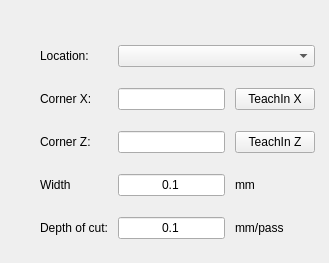
   <widget class="QWidget" name="pageChamfer">
    <widget class="QWidget" name="gridLayoutWidget_8">
     <property name="geometry">
      <rect>
       <x>35</x>
       <y>30</y>
       <width>285</width>
       <height>224</height>
      </rect>
     </property>
     <layout class="QGridLayout" name="gridLayout_9">
      <property name="leftMargin">
       <number>5</number>
      </property>
      <property name="rightMargin">
       <number>5</number>
      </property>
      <property name="horizontalSpacing">
       <number>10</number>
      </property>
      <item row="1" column="2">
       <widget class="TeachInLineEdit" name="chamferCornerX">
        <property name="alignment">
         <set>Qt::AlignRight|Qt::AlignTrailing|Qt::AlignVCenter</set>
        </property>
        <property name="referenceType" stdset="0">
         <number>1</number>
        </property>
        <property name="axisNumber" stdset="0">
         <number>0</number>
        </property>
        <property name="inchFormat" stdset="0">
         <string>%9.4f</string>
        </property>
        <property name="millimeterFormat" stdset="0">
         <string>%10.3f</string>
        </property>
        <property name="degreeFormat" stdset="0">
         <string>%10.2f</string>
        </property>
        <property name="latheMode" stdset="0">
         <number>2</number>
        </property>
       </widget>
      </item>
      <item row="5" column="0">
       <widget class="QLabel" name="label_23">
        <property name="styleSheet">
         <string notr="true">font: 11pt &quot;Noto Sans&quot;;</string>
        </property>
        <property name="text">
         <string>Depth of cut:</string>
        </property>
       </widget>
      </item>
      <item row="1" column="3">
       <widget class="QPushButton" name="chamferTeachXBtn">
        <property name="text">
         <string>TeachIn X</string>
        </property>
       </widget>
      </item>
      <item row="0" column="2" colspan="2">
       <widget class="VCPSettingsComboBox" name="chamferLocation">
        <property name="layoutDirection">
         <enum>Qt::LeftToRight</enum>
        </property>
        <property name="styleSheet">
         <string notr="true">font: 11pt &quot;Noto Sans&quot;;</string>
        </property>
        <property name="settingName" stdset="0">
         <string>quick-cycles.radius-location</string>
        </property>
       </widget>
      </item>
      <item row="3" column="3">
       <widget class="QLabel" name="label_60">
        <property name="styleSheet">
         <string notr="true">font: 11pt &quot;Noto Sans&quot;;</string>
        </property>
        <property name="text">
         <string>mm</string>
        </property>
       </widget>
      </item>
      <item row="3" column="0">
       <widget class="QLabel" name="label_24">
        <property name="styleSheet">
         <string notr="true">font: 11pt &quot;Noto Sans&quot;;</string>
        </property>
        <property name="text">
         <string>Width</string>
        </property>
       </widget>
      </item>
      <item row="0" column="0">
       <widget class="QLabel" name="label_61">
        <property name="styleSheet">
         <string notr="true">font: 11pt &quot;Noto Sans&quot;;</string>
        </property>
        <property name="text">
         <string>Location:</string>
        </property>
       </widget>
      </item>
      <item row="2" column="3">
       <widget class="QPushButton" name="chamferTeachZBtn">
        <property name="text">
         <string>TeachIn Z</string>
        </property>
       </widget>
      </item>
      <item row="1" column="0">
       <widget class="QLabel" name="label_62">
        <property name="styleSheet">
         <string notr="true">font: 11pt &quot;Noto Sans&quot;;</string>
        </property>
        <property name="text">
         <string>Corner X:</string>
        </property>
       </widget>
      </item>
      <item row="2" column="2">
       <widget class="TeachInLineEdit" name="chamferCornerZ">
        <property name="alignment">
         <set>Qt::AlignRight|Qt::AlignTrailing|Qt::AlignVCenter</set>
        </property>
        <property name="referenceType" stdset="0">
         <number>1</number>
        </property>
        <property name="axisNumber" stdset="0">
         <number>2</number>
        </property>
        <property name="inchFormat" stdset="0">
         <string>%9.4f</string>
        </property>
        <property name="millimeterFormat" stdset="0">
         <string>%10.3f</string>
        </property>
        <property name="degreeFormat" stdset="0">
         <string>%10.2f</string>
        </property>
        <property name="latheMode" stdset="0">
         <number>0</number>
        </property>
       </widget>
      </item>
      <item row="5" column="2">
       <widget class="VCPSettingsLineEdit" name="chamferDoc">
        <property name="styleSheet">
         <string notr="true">font: 11pt &quot;Noto Sans&quot;;</string>
        </property>
        <property name="text">
         <string>0.1</string>
        </property>
        <property name="alignment">
         <set>Qt::AlignCenter</set>
        </property>
        <property name="settingName" stdset="0">
         <string>smart_numpad.quick-cycles-doc</string>
        </property>
        <property name="textFormat" stdset="0">
         <string/>
        </property>
       </widget>
      </item>
      <item row="3" column="2">
       <widget class="VCPSettingsLineEdit" name="chamferWidth">
        <property name="styleSheet">
         <string notr="true">font: 11pt &quot;Noto Sans&quot;;</string>
        </property>
        <property name="text">
         <string>0.1</string>
        </property>
        <property name="alignment">
         <set>Qt::AlignCenter</set>
        </property>
        <property name="settingName" stdset="0">
         <string>smart_numpad.quick-cycles-chamfer</string>
        </property>
        <property name="textFormat" stdset="0">
         <string/>
        </property>
       </widget>
      </item>
      <item row="2" column="0">
       <widget class="QLabel" name="label_67">
        <property name="styleSheet">
         <string notr="true">font: 11pt &quot;Noto Sans&quot;;</string>
        </property>
        <property name="text">
         <string>Corner Z:</string>
        </property>
       </widget>
      </item>
      <item row="5" column="3">
       <widget class="QLabel" name="label_74">
        <property name="styleSheet">
         <string notr="true">font: 11pt &quot;Noto Sans&quot;;</string>
        </property>
        <property name="text">
         <string>mm/pass</string>
        </property>
       </widget>
      </item>
     </layout>
    </widget>
   </widget>
